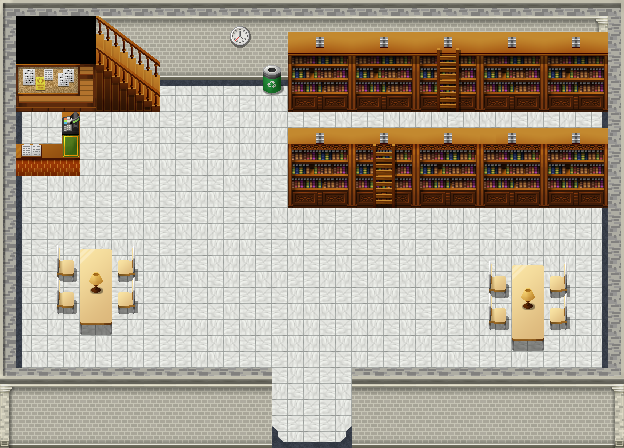

Rendered tile map (Tiled .tmx) drawn with the repository's tilesets; below, a short description and the map source with its tile grids summarised:
An orthogonal 39x28 tile map with 16x16 px tiles, 12 tile layers (Floor, BackgroundWalls, Stairs, BookshelvesA, ...), 6 tilesets and 16 objects (3x npc, from-city, city).

<map version="1.2" tiledversion="1.3.0" orientation="orthogonal" renderorder="right-down" compressionlevel="0" width="39" height="28" tilewidth="16" tileheight="16" infinite="0" nextlayerid="21" nextobjectid="18">
 <tileset firstgid="1" name="TileA2" tilewidth="16" tileheight="16" tilecount="768" columns="32">
  <image source="Tileset/TileA2.png" width="512" height="384" />
  <terraintypes>
   <terrain name="LibraryHouse" tile="0" />
  </terraintypes>
  <tile id="606" terrain=",0,0,0" />
  <tile id="607" terrain="0,,0,0" />
  <tile id="638" terrain="0,0,,0" />
  <tile id="639" terrain="0,0,0," />
  <tile id="668" terrain=",,,0" />
  <tile id="669" terrain=",,0,0" />
  <tile id="670" terrain=",,0,0" />
  <tile id="671" terrain=",,0," />
  <tile id="700" terrain=",0,,0" />
  <tile id="701" terrain="0,0,0,0" />
  <tile id="702" terrain="0,0,0,0" />
  <tile id="703" terrain="0,,0," />
  <tile id="732" terrain=",0,,0" />
  <tile id="733" terrain="0,0,0,0" />
  <tile id="734" terrain="0,0,0,0" />
  <tile id="735" terrain="0,,0," />
  <tile id="764" terrain=",0,," />
  <tile id="765" terrain="0,0,," />
  <tile id="766" terrain="0,0,," />
  <tile id="767" terrain="0,,," />
 </tileset>
 <tileset firstgid="769" name="TileA3" tilewidth="16" tileheight="16" tilecount="512" columns="32">
  <image source="Tileset/TileA3.png" width="512" height="256" />
 </tileset>
 <tileset firstgid="1281" name="TileA4" tilewidth="16" tileheight="16" tilecount="960" columns="32">
  <image source="Tileset/TileA4.png" width="512" height="480" />
 </tileset>
 <tileset firstgid="2241" name="TileC_interior" tilewidth="16" tileheight="16" tilecount="1024" columns="32">
  <image source="Tileset/TileC_interior.png" width="512" height="512" />
 </tileset>
 <tileset firstgid="3265" name="TileD_interior" tilewidth="16" tileheight="16" tilecount="1024" columns="32">
  <image source="Tileset/TileD_interior.png" width="512" height="512" />
 </tileset>
 <tileset firstgid="4289" name="TileC_exterior_1" tilewidth="16" tileheight="16" tilecount="1024" columns="32">
  <image source="Tileset/TileC_exterior_1.png" width="512" height="512" />
 </tileset>
 <group id="2" name="Background">
  <layer id="1" name="Floor" width="39" height="28">
   <data>[1092 cells, 851 non-empty, 20 distinct tile ids]</data>
  </layer>
  <layer id="3" name="BackgroundWalls" width="39" height="28">
   <data>[1092 cells, 401 non-empty, 28 distinct tile ids]</data>
  </layer>
 </group>
 <group id="5" name="Interior">
  <layer id="4" name="Stairs" width="39" height="28">
   <data>[1092 cells, 54 non-empty, 39 distinct tile ids]</data>
  </layer>
  <layer id="6" name="BookshelvesA" width="39" height="28">
   <data>[1092 cells, 120 non-empty, 16 distinct tile ids]</data>
  </layer>
  <layer id="19" name="BookshelvesC-Foreground" width="39" height="28">
   <data>[1092 cells, 80 non-empty, 4 distinct tile ids]</data>
  </layer>
  <layer id="18" name="BookshelvesB-Foreground" width="39" height="28">
   <data>[1092 cells, 40 non-empty, 8 distinct tile ids]</data>
  </layer>
  <layer id="7" name="Laders" width="39" height="28">
   <data>[1092 cells, 16 non-empty, 8 distinct tile ids]</data>
  </layer>
  <layer id="8" name="Tables" width="39" height="28">
   <data>[1092 cells, 24 non-empty, 12 distinct tile ids]</data>
  </layer>
  <layer id="9" name="ChairsA" width="39" height="28">
   <data>[1092 cells, 24 non-empty, 12 distinct tile ids]</data>
  </layer>
  <layer id="10" name="ChairsB" width="39" height="28">
   <data>[1092 cells, 24 non-empty, 12 distinct tile ids]</data>
  </layer>
  <layer id="11" name="Reception" width="39" height="28">
   <data>[1092 cells, 12 non-empty, 12 distinct tile ids]</data>
  </layer>
  <layer id="12" name="Decorations" width="39" height="28">
   <data>[1092 cells, 24 non-empty, 20 distinct tile ids]</data>
  </layer>
 </group>
 <group id="14" name="Objects">
  <objectgroup id="15" name="Walls">
   <object id="3" x="512" y="268" width="32" height="72" />
   <object id="4" x="80" y="248" width="32" height="84" />
   <object id="5" x="0" y="368" width="272" height="80" />
   <object id="6" x="352" y="368" width="272" height="80" />
   <object id="7" x="160" y="4" width="448" height="76" />
   <object id="9" x="20" y="112" width="60" height="64" />
   <object id="10" x="0" y="16" width="16" height="352" />
   <object id="11" x="608" y="0" width="16" height="368" />
   <object id="12" x="20" y="44" width="140" height="68" />
   <object id="13" x="288" y="172" width="320" height="36" />
   <object id="14" x="288" y="80" width="320" height="32" />
  </objectgroup>
  <objectgroup id="16" name="Arrivals">
   <object id="1" name="from-city" x="304" y="328" width="16" height="24" />
  </objectgroup>
  <objectgroup id="17" name="Doors">
   <object id="2" name="city" x="272" y="412" width="80" height="36" />
  </objectgroup>
  <objectgroup id="20" name="Interactables">
   <object id="15" name="anna" type="npc" x="24" y="92" width="32" height="45" />
   <object id="16" name="bee-anatomy" type="npc" x="288" y="176" width="32" height="32" />
   <object id="17" name="bee-social" type="npc" x="320" y="176" width="32" height="32" />
  </objectgroup>
 </group>
</map>
